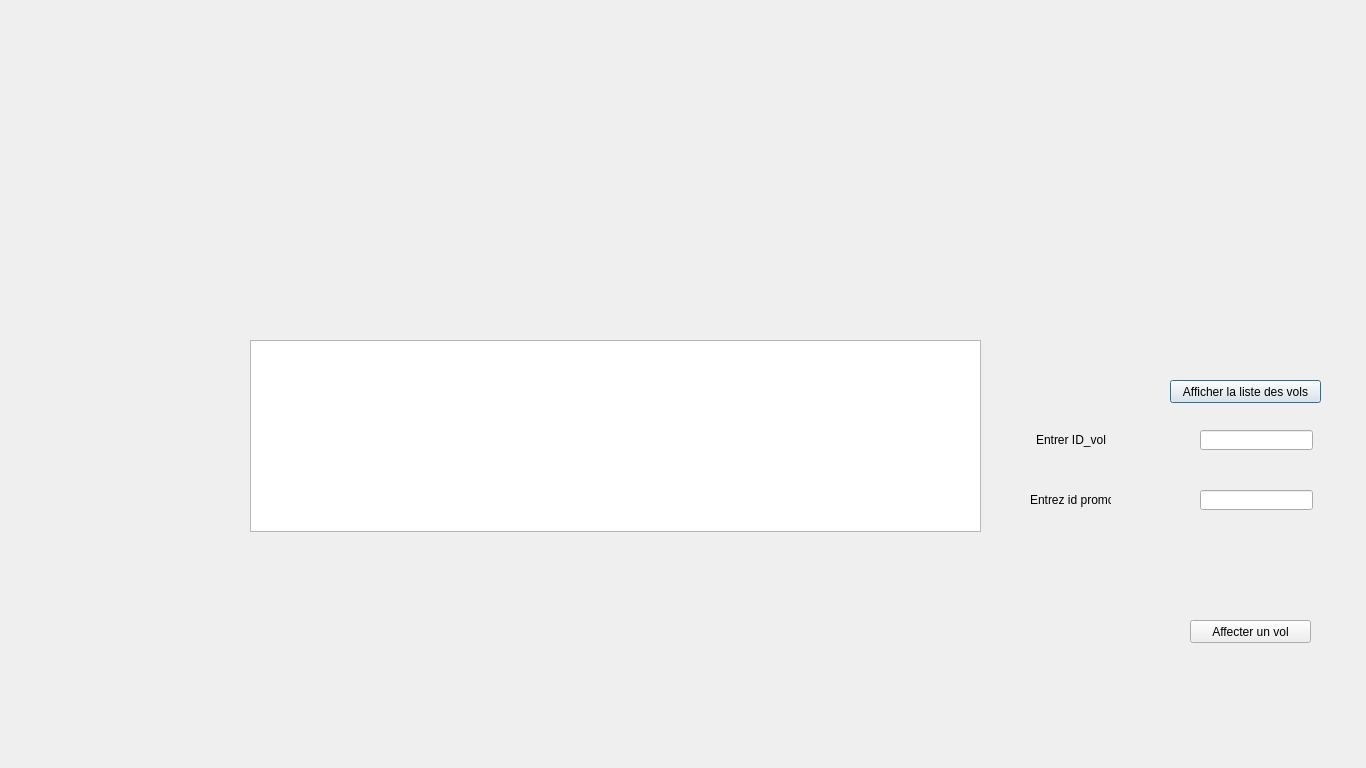
<?xml version="1.0" encoding="UTF-8"?>
<ui version="4.0">
 <class>affecterpro</class>
 <widget class="QDialog" name="affecterpro">
  <property name="geometry">
   <rect>
    <x>0</x>
    <y>0</y>
    <width>1366</width>
    <height>768</height>
   </rect>
  </property>
  <property name="windowTitle">
   <string>Dialog</string>
  </property>
  <widget class="QLabel" name="label">
   <property name="geometry">
    <rect>
     <x>0</x>
     <y>0</y>
     <width>1366</width>
     <height>768</height>
    </rect>
   </property>
   <property name="text">
    <string/>
   </property>
   <property name="pixmap">
    <pixmap resource="images.qrc">:/backgrouuuundd.png</pixmap>
   </property>
  </widget>
  <widget class="QPushButton" name="pushButton_afficherliste">
   <property name="geometry">
    <rect>
     <x>1170</x>
     <y>380</y>
     <width>151</width>
     <height>23</height>
    </rect>
   </property>
   <property name="text">
    <string>Afficher la liste des vols</string>
   </property>
  </widget>
  <widget class="QTableView" name="tableView">
   <property name="geometry">
    <rect>
     <x>250</x>
     <y>340</y>
     <width>731</width>
     <height>192</height>
    </rect>
   </property>
  </widget>
  <widget class="QPushButton" name="pushButton_affecter">
   <property name="geometry">
    <rect>
     <x>1190</x>
     <y>620</y>
     <width>121</width>
     <height>23</height>
    </rect>
   </property>
   <property name="text">
    <string>Affecter un vol</string>
   </property>
  </widget>
  <widget class="QLineEdit" name="lineEdit_affecter">
   <property name="geometry">
    <rect>
     <x>1200</x>
     <y>430</y>
     <width>113</width>
     <height>20</height>
    </rect>
   </property>
  </widget>
  <widget class="QLabel" name="label_2">
   <property name="geometry">
    <rect>
     <x>1036</x>
     <y>430</y>
     <width>111</width>
     <height>20</height>
    </rect>
   </property>
   <property name="text">
    <string>Entrer ID_vol</string>
   </property>
  </widget>
  <widget class="QLabel" name="label_3">
   <property name="geometry">
    <rect>
     <x>1030</x>
     <y>490</y>
     <width>81</width>
     <height>20</height>
    </rect>
   </property>
   <property name="text">
    <string>Entrez id promo</string>
   </property>
  </widget>
  <widget class="QLineEdit" name="lineEdit_idpromo">
   <property name="geometry">
    <rect>
     <x>1200</x>
     <y>490</y>
     <width>113</width>
     <height>20</height>
    </rect>
   </property>
  </widget>
 </widget>
 <resources>
  <include location="images.qrc"/>
 </resources>
 <connections/>
</ui>
